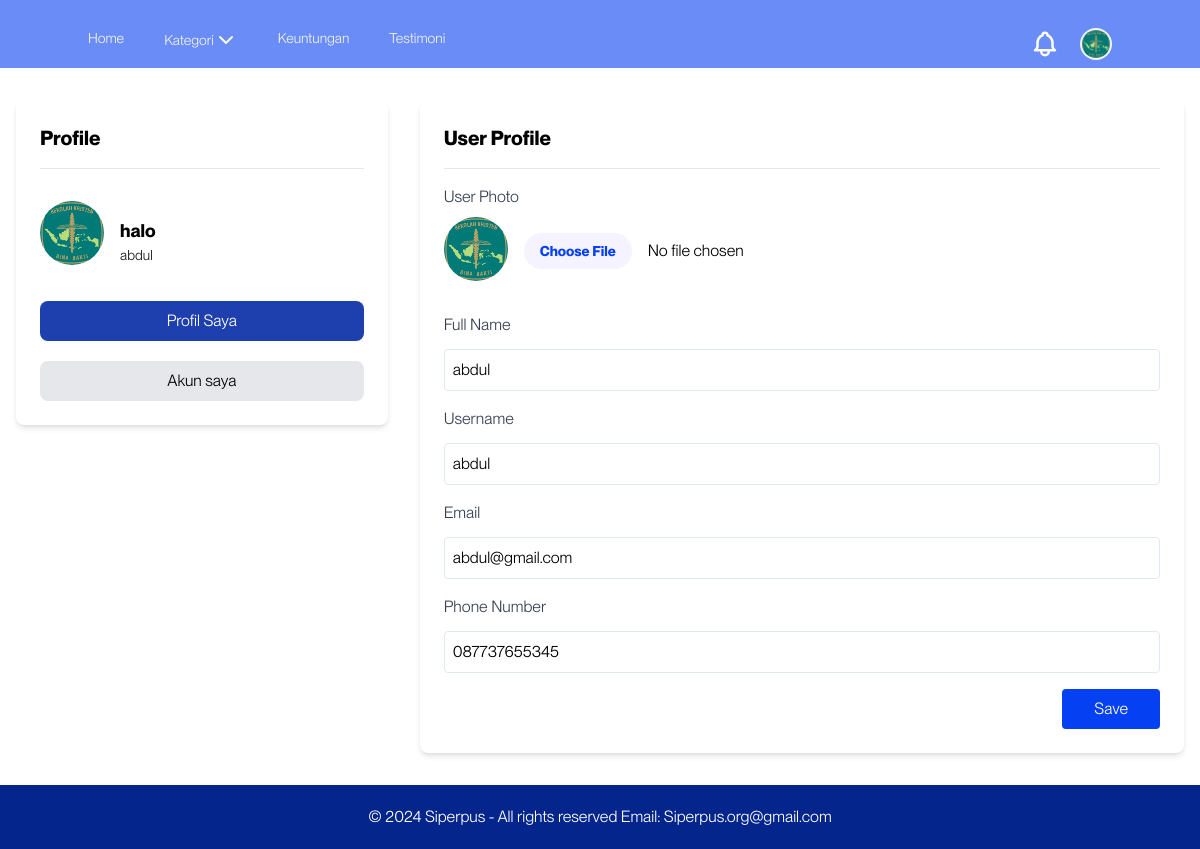
/app/public/users/profile.php (signed in), run on the app's committed database.
### tables this page shows
CREATE TABLE `users` (
  `user_id` int NOT NULL,
  `nama_lengkap` varchar(255) NOT NULL,
  `email` varchar(255) NOT NULL,
  `username` varchar(50) NOT NULL,
  `password` varchar(255) NOT NULL,
  `role` enum('anggota','staff') NOT NULL DEFAULT 'anggota',
  `photo` varchar(255) DEFAULT NULL,
  `no_hp` varchar(15) DEFAULT NULL,
  `verification_code` varchar(225) DEFAULT NULL,
  `verified` tinyint(1) DEFAULT '0',
  `created_at` timestamp NOT NULL DEFAULT CURRENT_TIMESTAMP
);

### app/public/users/profile.php (the view, shortened to what this page needs)
<?php
$database = new Database();
$db = $database->getConnection();
$user_id = $_SESSION['user_id'];
$query = "SELECT nama_lengkap, username, email, no_hp, photo FROM users WHERE user_id = ?";
$stmt = $db->prepare($query);
$stmt->execute([$user_id]);
$user = $stmt->fetch(PDO::FETCH_ASSOC);
$nama_lengkap = htmlspecialchars($user['nama_lengkap'] ?? '');
$username = htmlspecialchars($user['username'] ?? '');
$email = htmlspecialchars($user['email'] ?? '');
$no_hp = htmlspecialchars($user['no_hp'] ?? '');
$photo = htmlspecialchars($user['photo'] ?? '');
?>
<!DOCTYPE html>
<html lang="en">
<head>
    <link rel="stylesheet" href="../css/output.css">
</head>
<body>
    <?php include "../include/header.php" ?>
    <div class="flex">
        <?php include "./sidebar_profile.php" ?>
        <div class="container mx-auto px-4 py-8">
            <div class="bg-white shadow-md rounded-lg overflow-x-auto p-6">
                <h1 class="text-xl font-bold mb-4">User Profile</h1>
                <hr class="mt-2 mb-4">
                <form action="" method="POST" enctype="multipart/form-data">
                    <div class="mb-4">
                        <label for="photo" class="block text-gray-700 font-medium mb-2">User Photo</label>
                        <div class="flex">
                            <?php if ($photo): ?>
                                <img src="<?= htmlspecialchars($photo) ?>" alt="Profile Photo" class="mr-4 w-16 h-auto rounded-full mb-4">
                            <?php endif; ?>
                            <input type="file" name="photo" id="photo" class="w-full rounded mt-4 file:mr-4 file:py-2 file:px-4 file:rounded-full file:border-0 file:text-sm file:font-semibold file:bg-violet-50 file:text-primary-10 hover:file:bg-violet-100">
                        </div>
                    </div>
                    <div class="mb-4">
                        <label for="nama_lengkap" class="block text-gray-700 font-medium mb-2">Full Name</label>
                        <input type="text" name="nama_lengkap" id="nama_lengkap" value="<?= $nama_lengkap ?>" class="border-slate-200 placeholder-slate-400 contrast-more:border-slate-400 contrast-more:placeholder-slate-500 w-full p-2 border rounded mt-1">
                    </div>
                    <div class="mb-4">
                        <label for="username" class="block text-gray-700 font-medium mb-2">Username</label>
                        <input type="text" name="username" id="username" value="<?= $username ?>" class="border-slate-200 placeholder-slate-400 contrast-more:border-slate-400 contrast-more:placeholder-slate-500 w-full p-2 border rounded mt-1">
                    </div>
                    <div class="mb-4">
                        <label for="email" class="block text-gray-700 font-medium mb-2">Email</label>
                        <input type="email" name="email" id="email" value="<?= $email ?>" class="border-slate-200 placeholder-slate-400 contrast-more:border-slate-400 contrast-more:placeholder-slate-500 w-full p-2 border rounded mt-1" readonly>
                    </div>
                    <div class="mb-4">
                        <label for="no_hp" class="block text-gray-700 font-medium mb-2">Phone Number</label>
                        <input type="text" name="no_hp" id="no_hp" value="<?= $no_hp ?>" class="border-slate-200 placeholder-slate-400 contrast-more:border-slate-400 contrast-more:placeholder-slate-500 w-full p-2 border rounded mt-1">
                    </div>
                    <div class="flex items-center justify-end ">
                        <button type="submit" class="bg-primary-10 hover:bg-icon_color text-white font-medium py-2 px-8 rounded focus:outline-none focus:shadow-outline">Save</button>
                    </div>
                </form>
            </div>
        </div>
    </div>
    <?php include "../include/footer.php" ?>
</body>
</html>

### app/public/include/header.php (shortened to what this page needs)
<?php
$database = new Database();
$db = $database->getConnection();
$user = null;
if (isset($_SESSION['user_id'])) {
    $user_id = $_SESSION['user_id'];
    $query = "SELECT photo FROM users WHERE user_id = ?";
    $stmt = $db->prepare($query);
    $stmt->execute([$user_id]);
    $user = $stmt->fetch(PDO::FETCH_ASSOC);
}
?>
<div class="bg-transparent sticky top-0 z-50">
    <header class="text-bg_color p-2 text-sm bg-primary-10 backdrop-blur bg-opacity-60">
        <div class="container mx-auto flex justify-between mt-5">
            <div class="flex">
                <nav>
                    <ul class="flex space-x-10">
                        <li>
                            <a href="<?php echo isset($_SESSION['user_id']) ? '../users/home_user.php' : '../index.php'; ?>" class="transition-all duration-200 hover:rounded-lg hover:text-black hover:bg-secondary_bg hover:px-4 hover:py-1">Home</a>
                        </li>
                        <li class="relative">
                            <a href="../book/all_book.php" id="kategoriMenu" class="flex items-center transition-all duration-200 hover:px-4 hover:py-1">
                                Kategori
                                <span class="my-auto"><img src="../assets/arrow-down.svg" alt=""></span>
                            </a>
                        </li>
                        <li><a href="<?php echo isset($_SESSION['user_id']) ? '../users/home_user.php#keuntungan' : '../index.php#keuntungan'; ?>" class="transition-all duration-200 hover:rounded-lg hover:text-black hover:bg-secondary_bg hover:px-4 hover:py-1">Keuntungan</a></li>
                        <li><a href="<?php echo isset($_SESSION['user_id']) ? '../users/home_user.php#testimoni' : '../index.php#testimoni'; ?>" class="transition-all duration-200 hover:rounded-lg hover:text-black hover:bg-secondary_bg hover:px-4 hover:py-1">Testimoni</a></li>
                    </ul>
                </nav>
            </div>
            <div class="flex items-center space-x-5">
                <?php if (isset($_SESSION['role']) && $_SESSION['role'] == 'anggota'): ?>
                    <div class="relative">
                        <a href="#" id="notificationIcon" class="relative">
                            <img src="../assets/bell.svg" alt="Notifications">
                        </a>
                    </div>
                    <div class="relative">
                        <button class="flex items-center space-x-2" id="userMenuButton">
                            <?php if ($user && !empty($user['photo'])): ?>
                                <img src="<?= htmlspecialchars($user['photo']) ?>" alt="Profile" class="w-8 h-8 rounded-full bg-bg_color p-0.5">
                            <?php else: ?>
                                <img src="../assets/user-circle.svg" alt="Profile">
                            <?php endif; ?>
                        </button>
                    </div>
                <?php endif; ?>
            </div>
        </div>
    </header>
</div>

### app/public/users/sidebar_profile.php
<?php
$current_page = basename($_SERVER['PHP_SELF']);
?>
<div class="container mx-auto px-4 py-8 w-1/2">
    <div class="bg-white rounded-lg overflow-x-auto p-6 shadow-md">
        <h1 class="text-xl font-bold mb-4">Profile</h1>
        <hr>
        <div class="flex items-center mt-8">
            <div class="foto">
                <img src="<?= htmlspecialchars($photo) ?>" alt="Profile Photo" class="mr-4 w-16 h-auto rounded-full mb-4">
            </div>
            <div class="">
                <h3 class="text-lg font-semibold">halo</h3>
                <h3 class="text-sm text-p_font"><?= $username ?></h3>
            </div>
        </div>
        <h1 class="text-bg_color text-center px-2 py-2 w-full mx-auto mt-5 rounded-lg" style="background-color: <?= ($current_page == 'profile.php') ? '#1e40af' : '#e5e7eb'; ?>; color: <?= ($current_page == 'profile.php') ? 'white' : 'black'; ?>;">
            <a href="./profile.php" style="color: inherit;">Profil Saya</a>
        </h1>
        <h1 class="text-center px-2 py-2 w-full mx-auto mt-5 rounded-lg" style="background-color: <?= ($current_page == 'edit_acc.php') ? '#1e40af' : '#e5e7eb'; ?>; color: <?= ($current_page == 'edit_acc.php') ? 'white' : 'black'; ?>;">
            <a href="./edit_acc.php" style="color: inherit;">Akun saya</a>
        </h1>
    </div>
</div>

### data on the page
users: photo (picture), username "abdul", nama_lengkap "abdul", email "abdul@gmail.com", no_hp "087737655345"
